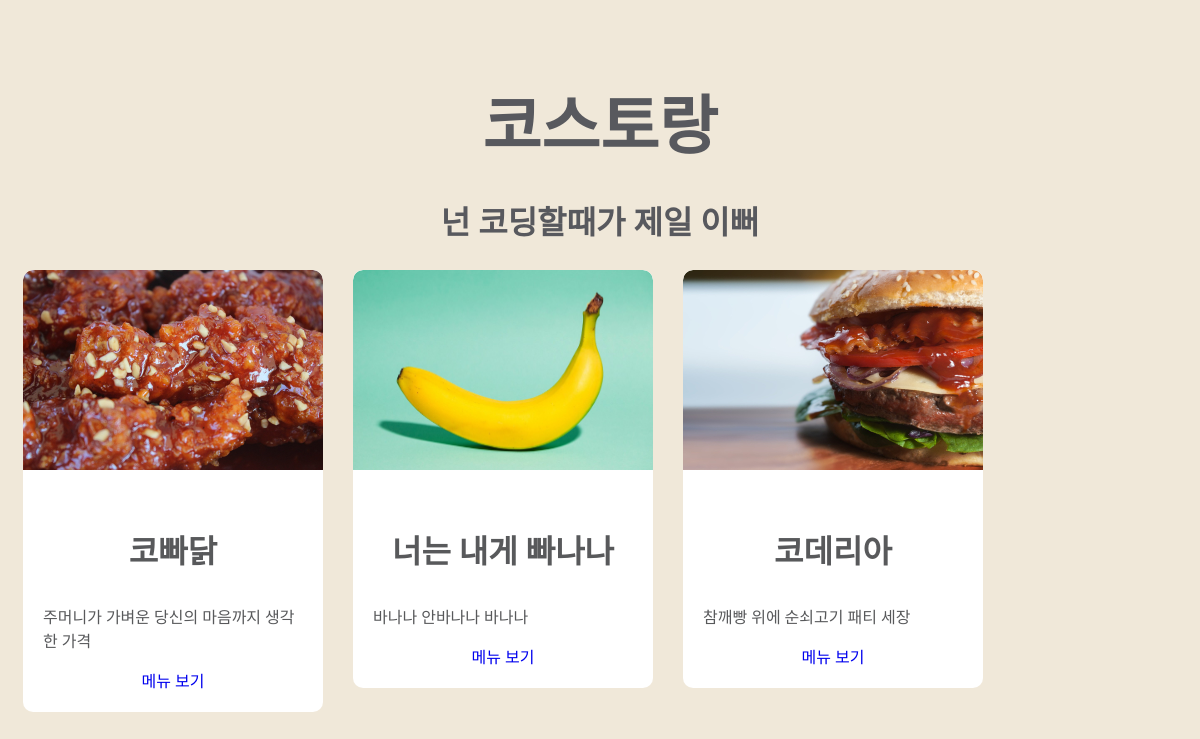
The page /foods/menu/ on the database its author committed.
### foods/models.py (models this page shows, shortened)
class Menu(models.Model):
  name = models.CharField(max_length=50)
  description = models.CharField(max_length=100)
  price = models.IntegerField()
  img_path = models.CharField(max_length=255)

### foods/views.py (the view)
# urls.py: path('menu/', views.index),
def index(request):
  context = dict()
  today = datetime.now().date()
  menus = Menu.objects.all()
  context["date"] = today
  context["menus"] = menus
  return render(request, 'foods/index.html', context=context)

### foods/templates/foods/index.html (shortened to what this page needs)
{% extends './base.html' %} {% comment "항상 첫 줄에 있어야함" %}{% endcomment %}
{% load static %}
{% block food-container %}
  {% for menu in menus %}
     <div class="food">
      <img src={% get_static_prefix %}{{menu.img_path}} width="300px" height="200px"/>
      <div class="info">
        <h3>{{menu.name}}</h3>
        <P>{{menu.description}}</p>
        <a href="{{ menu.id }}">메뉴 보기</a>
      </div>
    </div>
  {% endfor %}
{% endblock food-container %}

### foods/static/foods/css/styles.css (style rules this page uses)
* { box-sizing: border-box; }
body { background-color : #f0e8d9; }
.food { background-color : white; width: 300px; margin-left: auto; margin-right: auto; border-radius: 10px; overflow: hidden; margin-bottom: 50px; float: left; margin-left: 15px; margin-right: 15px; }
.food h3 { color: #58595b; font-size: 32px; font-family: Jua; }
.food p { color: #58595b; font-size: 16px; font-family: Jua; text-align: left; }
.food a { color: #0000ee; font-size: 16px; font-family: Jua; text-decoration: none; }
.food .info { padding: 20px; text-align: center; }
.food img { border-top-left-radius: 10px; border-top-right-radius: 10px; }

### rows shown on the page
Menu: img_path (picture), name "코빠닭", description "주머니가 가벼운 당신의 마음까지 생각한 가격"
Menu: img_path (picture), name "너는 내게 빠나나", description "바나나 안바나나 바나나"
Menu: img_path (picture), name "코데리아", description "참깨빵 위에 순쇠고기 패티 세장"
